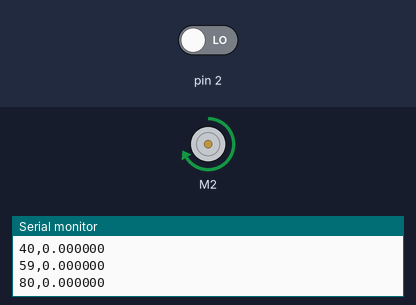
Bench run of a sketch on a simulated Arduino Uno, built with avr-gcc and run on an emulated ATmega328P. Shown: DC motor (green arrow = forward, orange = backward, longer = faster), the last lines printed to the serial monitor. The test bench sets the inputs (shaded band); at power-on: pin 2 LOW.

Above: at 3.1 s.
At 23.1 s:
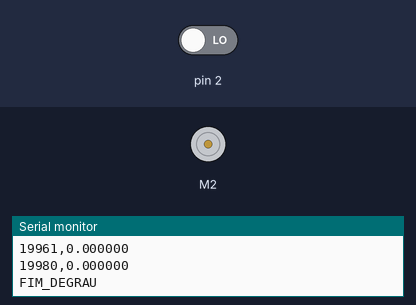
Timing chart, 0 to 24.6 s (numbered marks = the images above):
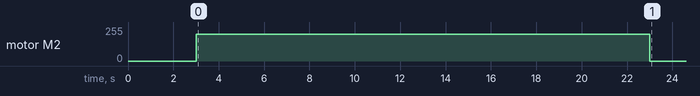

The sketch:

RespostaAoDegrau.ino
```cpp
#include <AFMotor.h>

AF_DCMotor motorD(2);

//  Encoder Direito:
//    A -> pino 20
//    B -> pino 21
//  Encoder Esquerdo:
//    A -> pino 19 PD2
//   B -> pino 18 PD3

//----------- Encoder (mesma lógica de sempre) -----------------------------
static const uint8_t kPinA = 19;
static const uint8_t kPinB = 18;

static constexpr uint8_t kMaskA = (1 << PD2); // 19
static constexpr uint8_t kMaskB = (1 << PD3); // 18

volatile int32_t count = 0;
volatile uint8_t state = 0;

static const int8_t kQuadTable[16] = {
   0, -1,  1,  0,
   1,  0,  0, -1,
  -1,  0,  0,  1,
   0,  1, -1,  0
};

const double kPPR       = 12.0;
const double kGearRatio = 90.0;
const double kQuadMult  = 4.0;
const double kCountsPerRev = kPPR * kGearRatio * kQuadMult;
const double kRadPerCount  = 2.0 * PI / kCountsPerRev;
constexpr int8_t kSign = +1;

//----------- Parâmetros do ensaio de degrau ---------------------------------
const int PWM_DEGRAU = 200;              // <-- altere para testar diferentes amplitudes
const unsigned long DT_AMOSTRA_US = 20000;  // 20 ms entre amostras (mais fino que o Ts=70ms do controle)
const unsigned long T_TOTAL_MS = 20000;      // duração total do registro (ajuste se precisar de mais tempo)

void setup() {
  Serial.begin(9600);
  motorD.setSpeed(0);
  motorD.run(RELEASE);

  pinMode(kPinA, INPUT_PULLUP);
  pinMode(kPinB, INPUT_PULLUP);

  {
    const uint8_t port = PIND;
    state = ((port & kMaskA) ? 0b10 : 0) | ((port & kMaskB) ? 0b01 : 0);
  }

  attachInterrupt(digitalPinToInterrupt(kPinA), UpdateEncoder, CHANGE);
  attachInterrupt(digitalPinToInterrupt(kPinB), UpdateEncoder, CHANGE);

  Serial.println("t_ms,velocidade_rad_s");
  delay(2000);  // tempo para abrir o monitor/gravador serial

  // Garante motor parado e encoder zerado antes do degrau
  motorD.run(RELEASE);
  motorD.setSpeed(0);
  delay(1000);
  noInterrupts();
  count = 0;
  interrupts();

  // -------- Aplica o degrau --------
  unsigned long t0 = millis();
  unsigned long tAmostraAnteriorUs = micros();

  motorD.run(PWM_DEGRAU >= 0 ? FORWARD : BACKWARD);
  motorD.setSpeed(abs(PWM_DEGRAU));

  while (millis() - t0 < T_TOTAL_MS) {
    unsigned long agoraUs = micros();
    if (agoraUs - tAmostraAnteriorUs >= DT_AMOSTRA_US) {
      double dt = (agoraUs - tAmostraAnteriorUs) / 1000000.0;
      tAmostraAnteriorUs = agoraUs;

      noInterrupts();
      int32_t pulsos = count * kSign;
      count = 0;
      interrupts();

      double vel = pulsos * kRadPerCount / dt;

      Serial.print(millis() - t0);
      Serial.print(",");
      Serial.println(vel, 6);
    }
  }

  motorD.run(RELEASE);
  motorD.setSpeed(0);
  Serial.println("FIM_DEGRAU");
}

void loop() {
  // nada — ensaio de degrau é feito uma vez no setup()
}

void UpdateEncoder() {
  const uint8_t port = PIND;
  const uint8_t newState =
      ((port & kMaskA) ? 0b10 : 0) |
      ((port & kMaskB) ? 0b01 : 0);
  count += kQuadTable[(state << 2) | newState];
  state = newState;
}
```
